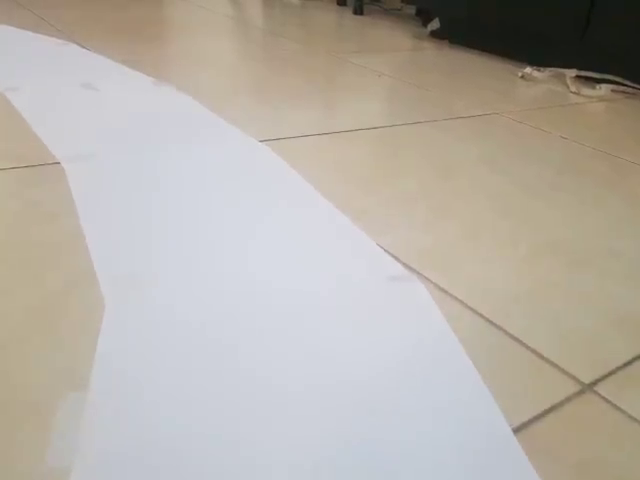
#> input picture frame 73 of vid1.mp4, 640 x 480 px
$ python colorPickerScript.py
#> lines starting #> are read from the running program, lines starting #| are printed output that depends on the picture
import cv2 as cv
import numpy as np

frameWidth = 640
frameHeight = 480
cap = cv.VideoCapture("vid1.mp4")
cap.set(3, frameWidth)
cap.set(4, frameHeight)


def empty(a):
    pass


cv.namedWindow("HSV")
cv.resizeWindow("HSV", 640, 240)
cv.createTrackbar("HUE Min", "HSV", 0, 179, empty)
cv.createTrackbar("HUE Max", "HSV", 179, 179, empty)
cv.createTrackbar("SAT Min", "HSV", 0, 255, empty)
cv.createTrackbar("SAT Max", "HSV", 255, 255, empty)
cv.createTrackbar("VALUE Min", "HSV", 0, 255, empty)
cv.createTrackbar("VALUE Max", "HSV", 255, 255, empty)

cap = cv.VideoCapture("vid1.mp4")
frameCounter = 0

while True:
    frameCounter += 1
    if cap.get(cv.CAP_PROP_FRAME_COUNT) == frameCounter:
        cap.set(cv.CAP_PROP_POS_FRAMES, 0)
        frameCounter = 0

    _, img = cap.read()
#> img is the input picture: shape (480, 640, 3); mean B, G, R 167.4, 175.7, 181.8
    imgHsv = cv.cvtColor(img, cv.COLOR_BGR2HSV)
#> imgHsv: shape (480, 640, 3); mean H, S, V 60.3, 35.7, 186.3

    h_min = cv.getTrackbarPos("HUE Min", "HSV")
    h_max = cv.getTrackbarPos("HUE Max", "HSV")
    s_min = cv.getTrackbarPos("SAT Min", "HSV")
    s_max = cv.getTrackbarPos("SAT Max", "HSV")
    v_min = cv.getTrackbarPos("VALUE Min", "HSV")
    v_max = cv.getTrackbarPos("VALUE Max", "HSV")
    print(h_min)

    lower = np.array([h_min, s_min, v_min])
    upper = np.array([h_max, s_max, v_max])
    mask = cv.inRange(imgHsv, lower, upper)
#> mask: shape (480, 640); every value is 255
    result = cv.bitwise_and(img, img, mask=mask)

    mask = cv.cvtColor(mask, cv.COLOR_GRAY2BGR)
#> mask: shape (480, 640, 3); every value is 255
    hStack = np.hstack([img, mask, result])
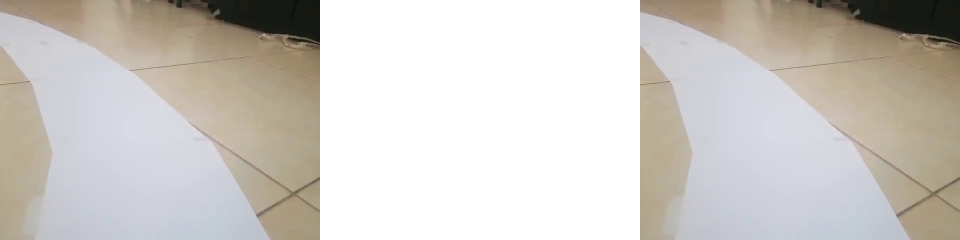
#> hStack: shape (480, 1920, 3) (shown at 1/2 size); mean B, G, R 196.6, 202.1, 206.2
    cv.imshow("Horizontal Stacking", hStack)
    if cv.waitKey(1) and 0xFF == ord("q"):
#> (key q is pressed here)
        break

cap.release()
cv.destroyAllWindows()

$ run again, starting later in the video
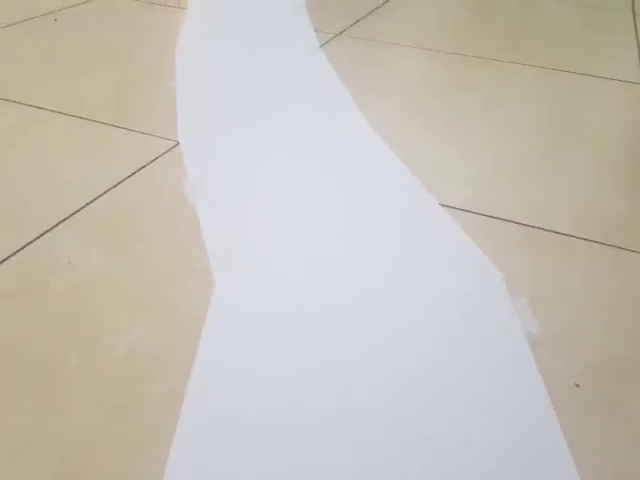
#> input picture frame 329 of vid1.mp4, 640 x 480 px
#> img is the input picture: shape (480, 640, 3); mean B, G, R 184.2, 192.9, 198.1
#> imgHsv: shape (480, 640, 3); mean H, S, V 59.1, 30.5, 202.7
#> `hStack = np.hstack([img, mask, result])`:
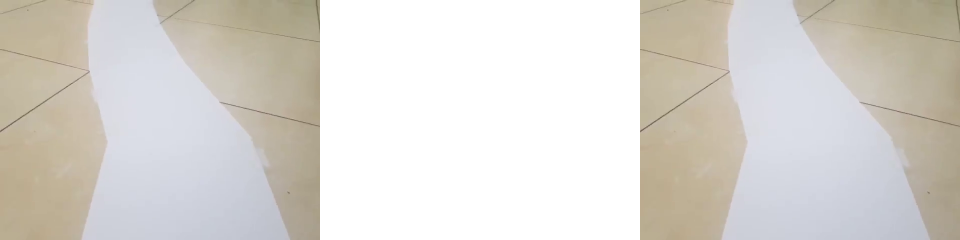
#> hStack: shape (480, 1920, 3) (shown at 1/2 size); mean B, G, R 207.8, 213.6, 217.1

$ run again, starting later in the video
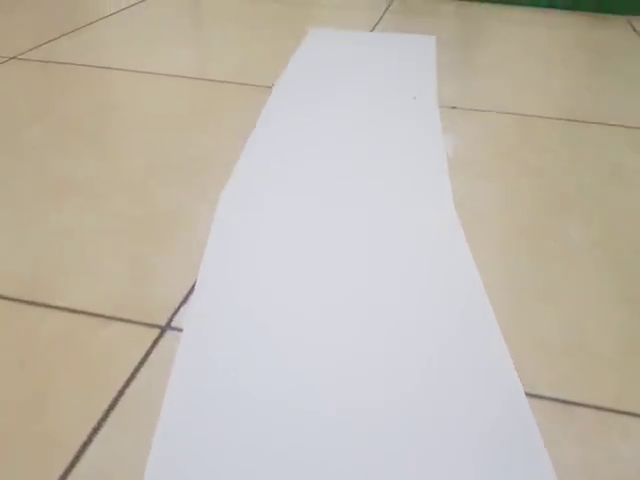
#> input picture frame 586 of vid1.mp4, 640 x 480 px
#> img is the input picture: shape (480, 640, 3); mean B, G, R 174.5, 185.8, 192.9
#> imgHsv: shape (480, 640, 3); mean H, S, V 58.2, 34.5, 196.3
#> `hStack = np.hstack([img, mask, result])`:
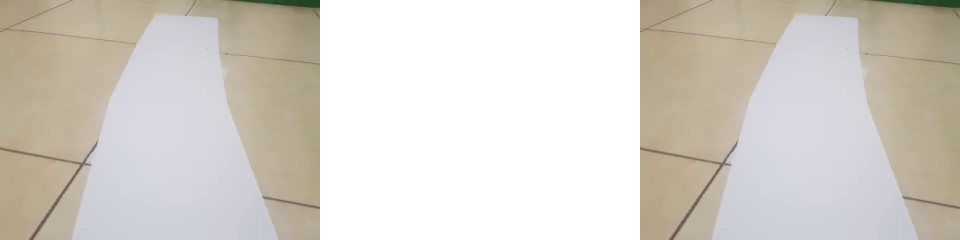
#> hStack: shape (480, 1920, 3) (shown at 1/2 size); mean B, G, R 201.3, 208.9, 213.6
